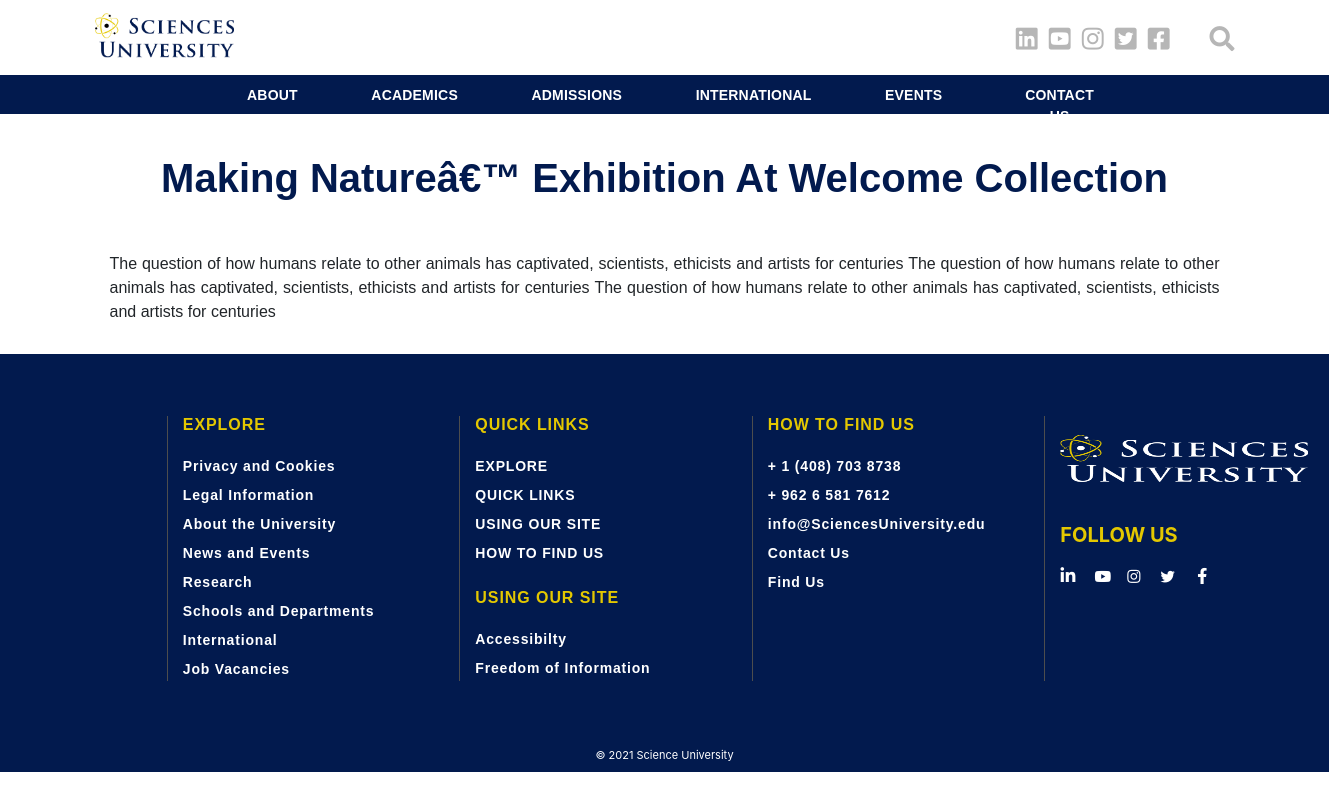
Screenshot of /html_pages/event_page.php?id=3 with the database file from the repository.
### tables this page shows
CREATE TABLE `logo` (
  `id` int(11) NOT NULL,
  `admin_id` int(11) NOT NULL,
  `logo_image` text NOT NULL,
  `alt_image` varchar(255) NOT NULL,
  `created_at` timestamp NOT NULL DEFAULT CURRENT_TIMESTAMP,
  `updated_at` timestamp NOT NULL DEFAULT CURRENT_TIMESTAMP
);

CREATE TABLE `menu_link` (
  `id` int(11) NOT NULL,
  `parent_id` int(11) DEFAULT '1',
  `admin_id` int(11) NOT NULL,
  `title` varchar(60) NOT NULL,
  `path` text,
  `type` enum('header','footer') DEFAULT NULL,
  `body` text,
  `created_at` timestamp NOT NULL DEFAULT CURRENT_TIMESTAMP,
  `updated_at` timestamp NOT NULL DEFAULT CURRENT_TIMESTAMP
);

CREATE TABLE `event` (
  `id` int(11) NOT NULL,
  `admin_id` int(11) NOT NULL,
  `media_id` int(11) NOT NULL,
  `title` varchar(255) NOT NULL,
  `body` text NOT NULL,
  `start_event_time` time NOT NULL,
  `end_event_time` time NOT NULL,
  `date` date NOT NULL,
  `start_day_date` smallint(2) DEFAULT NULL,
  `end_day_date` smallint(2) DEFAULT NULL,
  `month_date` varchar(16) DEFAULT NULL,
  `event_location` varchar(255) NOT NULL,
  `created_at` timestamp NOT NULL DEFAULT CURRENT_TIMESTAMP,
  `updated_at` timestamp NOT NULL DEFAULT CURRENT_TIMESTAMP
);

CREATE TABLE `site_setting` (
  `id` int(11) NOT NULL,
  `admin_id` int(11) NOT NULL,
  `config_name` varchar(32) NOT NULL,
  `config_value` text NOT NULL,
  `created_at` timestamp NOT NULL DEFAULT CURRENT_TIMESTAMP,
  `updated_at` timestamp NOT NULL DEFAULT CURRENT_TIMESTAMP
);

### config/dbconfig.php (called while the page is built, shortened)
<?php
class ConnectDb {
  private $host ='localhost';
  private $user ='root';
  private $pass ='123456';
  private $dbname ='Science_uni';
  private $dbh;
  private $stmt;    public function __construct(){
      $dsn = 'mysql:host='. $this->host . ';dbname='. $this->dbname.'';
      $options = array(
          PDO::ATTR_PERSISTENT => true,
          PDO::ATTR_ERRMODE    => PDO::ERRMODE_EXCEPTION
      );
      try {
          $this->dbh = new PDO($dsn, $this->user, $this->pass, $options);
      } catch(PDOException $e){
          $this->error = $e->getMessage();
      }
  }
  public function query($query){
      $this->stmt = $this->dbh->prepare($query);
  }    public function bind($param, $value, $type = null){
      if(is_null($type)){
          switch(true){
                  default:
                  $type = PDO::PARAM_STR;
          }
      }
      $this->stmt->bindValue($param,  $value, $type);
  }    public function execute(){
      return $this->stmt->execute();
  }    public function resultset(){
      $this->execute();
      return $this->stmt->fetchAll(PDO::FETCH_ASSOC);
  }}
?>

### entity/logo.php (called while the page is built, shortened)
<?php
include_once('../config/dbconfig.php');
class Logo extends ConnectDb {
    public function getLogo() {
        $this->query('SELECT * FROM logo');
        $this->execute();
        $row=$this->resultset();
        return $row;
    }
}
?>

### entity/menu.php (called while the page is built, shortened)
<?php
include_once('../config/dbconfig.php');
class Menu extends ConnectDb {
    public function getMenuHeaderPublic() {
        $this->query('SELECT * FROM menu_link WHERE id <> 1 AND parent_id = 1 ORDER BY id LIMIT 6');
        $this->execute();
        $row=$this->resultset();
        return $row;
    }
    public function getMenuFooter() {
        $this->query('SELECT * FROM menu_link WHERE id <> 2 AND parent_id = 2');
        $this->execute();
        $row=$this->resultset();
        return $row;
    }
    public function getMenuFooterPublic() {
        $this->query('SELECT * FROM menu_link WHERE id <> 2 AND parent_id = 2 ORDER BY id LIMIT 4');
        $this->execute();
        $row=$this->resultset();
        return $row;
    }
    public function getSubMenuFooter($id) {
        $this->query('SELECT * FROM menu_link WHERE id <> 2 AND parent_id = :id');
        $this->bind(':id',$id);
        $this->execute();
        $row=$this->resultset();
        return $row;
    }
    public function countSub($id) {
        $this->query('SELECT COUNT(id) FROM menu_link WHERE id <> 2 AND parent_id = :id');
        $this->bind(':id',$id);
        $this->execute();
        $row=$this->resultset();
        return $row;
    }
}
?>

### entity/event.php (called while the page is built, shortened)
<?php
include_once('../config/dbconfig.php');
class Event extends ConnectDb {
    public function getEventById($id){
        $this->query('SELECT event.* , media.title AS imgTitle , media.path,  media.alt_image FROM event INNER JOIN media ON  event.media_id = media.id WHERE event.id = :id');
        $this->bind('id',$id);
        $this->execute();
        $row=$this->resultset();
        return $row;
    }
}
?>

### entity/site_setting.php (called while the page is built, shortened)
<?php
include_once('../config/dbconfig.php');
class SiteSet extends ConnectDb {
    public function getCopy() {
        $this->query("SELECT * FROM site_setting WHERE config_name = 'copyright'");
        $this->execute();
        $row=$this->resultset();
        return $row;
    }
}
?>

### html_pages/event_page.php (the view)
<?php
include('public_header.php');
include('../entity/event.php');
$id = $_GET['id'];
$event = new Event();
$gEvent = $event->getEventById($id);
?>
    <link rel="stylesheet" href="style/sub-pages.css" />
<main>
    <div class="container">
      <h1 class="title"><?php echo $gEvent[0]['title'] ?></h1>
      <p> <?php echo $gEvent[0]['body'] ?> </p>
    </div>
  </main>
<?php
include('public_footer.php');
?>

### html_pages/public_header.php (shortened to what this page needs)
<?php
include('../entity/menu.php');
include('../entity/logo.php');
include('../entity/site_setting.php');
$menu = new Menu();
$logo = new Logo();
$site = new SiteSet();
$gLogo = $logo->getLogo();
$gCopy = $site->getCopy();
?>
<!DOCTYPE html>
<html lang="en">
  <head>
      <link rel="stylesheet" href="https://pro.fontawesome.com/releases/v5.10.0/css/all.css"/>
      <link rel="stylesheet" href="style/header.css" />
      <link rel="stylesheet" href="style/index.css" />
      <link rel="stylesheet" href="style/titles.css" />
      <link rel="stylesheet" href="style/buttons.css" />
      <link rel="stylesheet" href="style/footer.css" />
      <link rel="stylesheet" href="bootstrap-4.6.0-dist/css/bootstrap.min.css"/>
  </head>
  <body>
    <header>
      <div class="header">
        <div class="container">
          <div class="row">
            <div class="col-2 logo-row">
              <a href="index.php"><img src="<?php echo $gLogo[0]['logo_image']; ?>" alt="<?php echo $gLogo[0]['alt_image']; ?>" class="logo" title="Sciences University"/></a>
            </div>
            <div class="col-10 social-media">
              <span class="icons align-middle" id="icons">
                <a href="https://www.linkedin.com/" title="linkedin"><i class="fab fa-linkedin"></i></a>
                <a href="https://www.youtube.com/" title="youtube"><i class="fab fa-youtube-square"></i></a>
                <a href="https://www.instagram.com/" title="instagram"><i class="fab fa-instagram"></i></a>
                <a href="https://www.twitter.com/" title="twitter"><i class="fab fa-twitter-square"></i></a>
                <a href="https://www.facebook.com/" title="facebook"><i class="fab fa-facebook-square fb"></i></a>
                <i class="fas fa-search search" id="search" onclick="openSearchBar()"></i>
              </span>
            </div>
          </div>
        </div>
      </div>
    <div class="cont-bk">
      <div class="container navbar-container">
        <div class="row">
          <div class="col-1"></div>
          <div class="col-11">
            <nav class="navbar navbar-expand-lg navbar-light navbar-grid">
              <div class="container-fluid content-nav navbar-section">
                <div class="collapse navbar-collapse navbar-section1" id="navbarNav">
                  <ul class="navbar-nav">
                  <?php
                        foreach($menu->getMenuHeaderPublic() as $gMenuH){
                      ?>
                    <li class="nav-item active About">
                      <a class="nav-link" aria-current="page" href="inner_page.php?id=<?php echo $gMenuH['id'] ?>" style="letter-spacing: 0.2px;"><?php echo $gMenuH['title'] ?></a>
                    </li>
                    <?php
                        }
                    ?>
                  </ul>
                </div>
              </div>
            </nav>
          </div>
        </div>
      </div>
    </div>
    </header>

### html_pages/public_footer.php (shortened to what this page needs)
<footer class="page-footer font-small indigo bottom-footer">
      <div class="container text-left text-md-left footer">
        <div class="row">
          <?php
          foreach($menu->getMenuFooter() as $gMenuF){
            $id = $gMenuF['id'];
            $count = $menu->countSub($id);
            if($gMenuF['title'] == "USING OUR SITE"){
              continue;
            }
          ?>
          <div class="col-lg-3 col-md-6 mx-auto border-footer">
          <?php if($count[0]['COUNT(id)'] > 4) {?>
            <ul class="list-unstyled first-col">
              <li class="titles-footer">
              <?php echo $gMenuF['title'] ?>
              </li>
              <?php
              foreach($menu->getSubMenuFooter($id) as $gSubMenu){
              ?>
              <li>
                <a href="inner_page.php?id=<?php echo $gSubMenu['id'] ?>"><?php echo $gSubMenu['title']; ?></a>
              </li>
              <?php
              }
              ?>
            </ul>
            <?php } elseif($count[0]['COUNT(id)'] == 4) {
              ?>
              <ul class="list-unstyled">
              <li class="titles-footer">
              <?php echo $gMenuF['title']; ?>
              </li>
              <?php
              foreach($menu->getMenuFooterPublic($id) as $gSubMenu){
              ?>
              <li>
                <a href="inner_page.php?id=<?php echo $gSubMenu['id'] ?>"><?php echo $gSubMenu['title']; ?></a>
              </li>
              <?php
              }
              ?>
              <li class="titles-footer mg-30">
                USING OUR SITE
              </li>
              <li>
                <a href="#!">Accessibilty</a>
              </li>
              <li class="free-margin">
                <a href="#!">Freedom of Information</a>
              </li>
              <li>
                  <?php
                } ?>
          </div>
          <?php
          }
          ?>
          <div class="col-lg-3 col-md-6 mx-auto border-footer">
            <a href="index.php"><img src="../img/footer-logo.png" title="Sciences University" alt="<?php echo $gLogo[0]['alt_image']; ?>"/></a>
            <h5 class="font-weight-bold text-uppercase last-footer-title">FOLLOW US</h5>
            <span class="icons align-middle">
              <a href="https://www.linkedin.com/" title="linkedin"><i class="fab fa-linkedin-in"></i ></a>
              <a href="https://www.youtube.com/" title="youtube"><i class="fab fa-youtube"></i></a>
              <a href="https://www.instagram.com/" title="instagram"><i class="fab fa-instagram"></i></a>
              <a href="https://www.twitter.com/" title="twitter"><i class="fab fa-twitter"></i></a>
              <a href="https://www.facebook.com/" title="facebook"><i class="fab fa-facebook-f"></i></a>
            </span>
          </div>
        </div>
      </div>
      <div class="footer-copyright text-center copy-right"><p>&copy; <script>document.write(new Date().getFullYear())</script><?php echo " " . $gCopy[0]['config_value']?> </p>
      </div>
    </footer>
  </body>
</html>

### html_pages/style/header.css (style rules this page uses)
* { margin: 0; padding: 0; box-sizing: border-box; }
body header .header { display: flex; justify-content: space-between; width: 100%; height: 75px; background-color: #ffffff; }
body header .header .logo-row { padding: 0; }
body header .header .logo-row .logo { width: 139px; margin: 13px 0; }
body header .header .social-media { padding: 25px 0; text-align: right; }
body header .header .social-media .icons { width: 15.2778%; height: 25px; margin: 25px 0 25px 68.1667%; padding: 0; font-size: 0; }
body header .header .social-media .icons i { width: 23px; font-size: 25px; margin: 0 10px 0 0; background-color: transparent; color: #b6b6b6; }
body header .header .social-media .icons .fb { margin-right: 0; }
body header .header .social-media .icons .search { width: 25px; font-size: 25px; margin: 0 0 0 40px; }
body header .cont-bk { background-color: #021a4e; }
body header .navbar-container { background-color: #021a4e; }
body header .navbar-container .row .navbar-grid { height: 39px; padding: 10px 0; background-color: #021a4e; width: 100%; }
body header .navbar-container .row .navbar-grid .navbar-section { padding: 0; }
body header .navbar-container .row .navbar-grid .navbar-section .navbar-section1 ul { width: 91.6129%; margin: 0 4.1935% 0 4.1935%; }
body header .navbar-container .row .navbar-grid .navbar-section .navbar-section1 ul li a { height: 19px; font-family: "mainFontSBold", sans-serif; font-size: 14px; font-weight: 600; letter-spacing: 0.2px; text-align: center; color: #ffffff; padding: 0; text-transform: uppercase; }
body header .navbar-container .row .navbar-grid .navbar-section .navbar-section1 ul .About { margin: 0 73.5px 0 0; }

### html_pages/style/index.css (style rules this page uses)
* { margin: 0; padding: 0; box-sizing: border-box; }

### html_pages/style/footer.css (style rules this page uses)
* { margin: 0; padding: 0; box-sizing: border-box; }
body footer { background-color: #021a4e !important; }
body footer .footer { margin-left: 13.6805%; margin-right: 15.3819%; height: 383px; padding: 0; }
body footer .footer .row { height: 383px; }
body footer .footer .row .border-footer { height: 100%; max-height: 265px; border-left: solid 1px #4d4d4d; margin: 62px 0 6.39% 0; }
body footer .footer .row .border-footer ul .titles-footer { height: 22px; color: #e4c800; margin: 0 0 15px; font-family: "mainFontBold", sans-serif; font-size: 16px; font-weight: bold; font-stretch: normal; font-style: normal; line-height: normal; letter-spacing: 0.93px; }
body footer .footer .row .border-footer ul li { height: 19px; margin-top: 10px; }
body footer .footer .row .border-footer ul li a { color: #ffffff; text-decoration: none; font-family: "mainFontSBold", sans-serif; font-size: 14px; font-weight: 600; font-stretch: normal; font-style: normal; line-height: normal; letter-spacing: 0.82px; text-align: center; }
body footer .footer .row .border-footer ul .mg-30 { margin-top: 30px; }
body footer .footer .row .border-footer .free-margin { margin-bottom: 0; }
body footer .footer .row .border-footer img { width: 94.79%; height: 49px; margin: 18px 0 39.5px 0; }
body footer .footer .row .border-footer .last-footer-title { margin: 0 0 15px 0; color: #e4c800; }
body footer .footer .row .border-footer span { width: 15.2778%; height: 25px; margin: 0 0 0 0; padding: 0; font-size: 0; }
body footer .footer .row .border-footer span i { color: #ffffff; }
body footer .footer .row .border-footer span .fa-linkedin-in { width: 17px; height: 17px; font-size: 17px; margin-right: 17.1px; padding: 0.7px 0.3px 0.1px 0.3px; }
body footer .footer .row .border-footer span .fa-youtube { width: 14.8px; height: 10.5px; font-size: 14.8px; margin-right: 18.1px; }
body footer .footer .row .border-footer span .fa-instagram { width: 15px; height: 15px; font-size: 15px; margin-right: 18.3px; }
body footer .footer .row .border-footer span .fa-twitter { width: 14.3px; height: 11.8px; font-size: 14.3px; margin-right: 22.4px; }
body footer .footer .row .border-footer span .fa-facebook-f { width: 7.5px; height: 16.1px; font-size: 16.1px; margin-right: 0; }
body footer .copy-right { height: 35px; color: #fff; background-color: var(--copyright); padding: 10px 0; }
body footer .copy-right p { margin: 0; font-size: 11px; }

### html_pages/style/sub-pages.css (style rules this page uses)
* { margin: 0; padding: 0; box-sizing: border-box; }
body main .title { text-align: center; font-family: "mainFontSBold", sans-serif; font-weight: 600; color: #021a4e; margin: 20px 0; padding: 20px 0; text-transform: capitalize; }
body main p { text-align: justify; font-family: "mainFontNormal", sans-serif; font-weight: normal; margin: 30px 0; }

### rows the page displays
logo: logo_image (picture)
menu_link: title "ABOUT"
menu_link: title "ACADEMICS"
menu_link: title "ADMISSIONS"
menu_link: title "INTERNATIONAL"
menu_link: title "EVENTS"
menu_link: title "CONTACT US"
event: title "Making Natureâ€™ Exhibition At Welcome Collection", body "The question of how humans relate to other animals has captivated, scientists, ethicists and artists for centuries The question of how humans relate to other animals has captivated, scientists, ethicists and artists for centuries The question of how humans relate to other animals has captivated, scientists, ethicists and artists for centuries"
menu_link: title "EXPLORE"
menu_link: title "Privacy and Cookies"
menu_link: title "Legal Information"
menu_link: title "About the University"
menu_link: title "News and Events"
menu_link: title "Research"
menu_link: title "Schools and Departments"
menu_link: title "International"
menu_link: title "Job Vacancies"
menu_link: title "QUICK LINKS"
menu_link: title "USING OUR SITE"
menu_link: title "HOW TO FIND US"
menu_link: title "+ 1 (408) 703 8738"
menu_link: title "+ 962 6 581 7612"
menu_link: title "info@SciencesUniversity.edu"
menu_link: title "Contact Us"
menu_link: title "Find Us"
site_setting: config_value "Science University"
